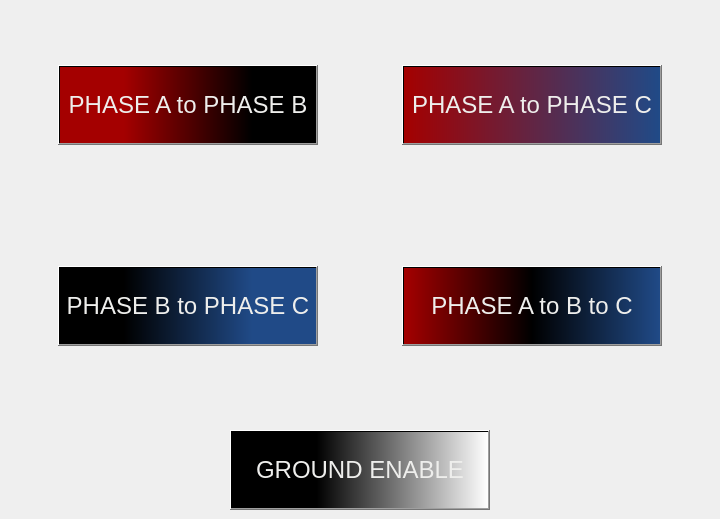
            <widget class="QWidget" name="Loc3_Multi">
             <widget class="QWidget" name="gridLayoutWidget_33">
              <property name="geometry">
               <rect>
                <x>10</x>
                <y>-20</y>
                <width>701</width>
                <height>451</height>
               </rect>
              </property>
              <layout class="QGridLayout" name="gridLayout_Loc3M">
               <property name="spacing">
                <number>36</number>
               </property>
               <item row="1" column="0">
                <widget class="QPushButton" name="btn_loc3_BC">
                 <property name="minimumSize">
                  <size>
                   <width>260</width>
                   <height>80</height>
                  </size>
                 </property>
                 <property name="maximumSize">
                  <size>
                   <width>260</width>
                   <height>80</height>
                  </size>
                 </property>
                 <property name="font">
                  <font>
                   <pointsize>18</pointsize>
                  </font>
                 </property>
                 <property name="styleSheet">
                  <string notr="true">color: rgb(238, 238, 236);
background-color: qlineargradient(spread:pad, x1:0, y1:0, x2:1, y2:0, stop:0.25 rgba(0, 0, 0, 255), stop:0.75 rgba(32, 74, 135, 255));
alternate-background-color: rgb(252, 233, 79);</string>
                 </property>
                 <property name="text">
                  <string>PHASE B to PHASE C</string>
                 </property>
                </widget>
               </item>
               <item row="0" column="0">
                <widget class="QPushButton" name="btn_loc3_AB">
                 <property name="minimumSize">
                  <size>
                   <width>260</width>
                   <height>80</height>
                  </size>
                 </property>
                 <property name="maximumSize">
                  <size>
                   <width>160</width>
                   <height>80</height>
                  </size>
                 </property>
                 <property name="font">
                  <font>
                   <pointsize>18</pointsize>
                  </font>
                 </property>
                 <property name="styleSheet">
                  <string notr="true">color: rgb(238, 238, 236);
background-color: qlineargradient(spread:pad, x1:0, y1:0, x2:1, y2:0, stop:0.25 rgba(164, 0, 0, 255), stop:0.75 rgba(0, 0, 0, 255));
alternate-background-color: rgb(252, 233, 79);
</string>
                 </property>
                 <property name="text">
                  <string>PHASE A to PHASE B</string>
                 </property>
                </widget>
               </item>
               <item row="1" column="1">
                <widget class="QPushButton" name="btn_loc3_ABC">
                 <property name="minimumSize">
                  <size>
                   <width>260</width>
                   <height>80</height>
                  </size>
                 </property>
                 <property name="maximumSize">
                  <size>
                   <width>260</width>
                   <height>80</height>
                  </size>
                 </property>
                 <property name="font">
                  <font>
                   <pointsize>18</pointsize>
                  </font>
                 </property>
                 <property name="styleSheet">
                  <string notr="true">color: rgb(238, 238, 236);
background-color: qlineargradient(spread:pad, x1:0, y1:0, x2:1, y2:0, stop:0 rgba(164, 0, 0, 255), stop:0.5 rgba(0, 0, 0, 255), stop:1 rgba(32, 74, 135, 255));
alternate-background-color: rgb(252, 233, 79);</string>
                 </property>
                 <property name="text">
                  <string>PHASE A to B to C</string>
                 </property>
                </widget>
               </item>
               <item row="0" column="1">
                <widget class="QPushButton" name="btn_loc3_AC">
                 <property name="minimumSize">
                  <size>
                   <width>260</width>
                   <height>80</height>
                  </size>
                 </property>
                 <property name="maximumSize">
                  <size>
                   <width>260</width>
                   <height>80</height>
                  </size>
                 </property>
                 <property name="font">
                  <font>
                   <pointsize>18</pointsize>
                  </font>
                 </property>
                 <property name="styleSheet">
                  <string notr="true">color: rgb(238, 238, 236);
background-color: qlineargradient(spread:pad, x1:0, y1:0, x2:1, y2:0, stop:0 rgba(164, 0, 0, 255), stop:1 rgba(32, 74, 135, 255));
alternate-background-color: rgb(252, 233, 79);</string>
                 </property>
                 <property name="text">
                  <string>PHASE A to PHASE C</string>
                 </property>
                </widget>
               </item>
              </layout>
             </widget>
             <widget class="QPushButton" name="btn_loc3_GRND">
              <property name="geometry">
               <rect>
                <x>230</x>
                <y>430</y>
                <width>260</width>
                <height>80</height>
               </rect>
              </property>
              <property name="minimumSize">
               <size>
                <width>260</width>
                <height>80</height>
               </size>
              </property>
              <property name="maximumSize">
               <size>
                <width>260</width>
                <height>80</height>
               </size>
              </property>
              <property name="font">
               <font>
                <pointsize>18</pointsize>
               </font>
              </property>
              <property name="styleSheet">
               <string notr="true">color: rgb(238, 238, 236);
background-color: qlineargradient(spread:pad, x1:0, y1:0, x2:1, y2:0, stop:0.33 rgba(0, 0, 0, 255), stop:1 rgba(255, 255, 255, 255));</string>
              </property>
              <property name="text">
               <string>GROUND ENABLE</string>
              </property>
             </widget>
            </widget>
